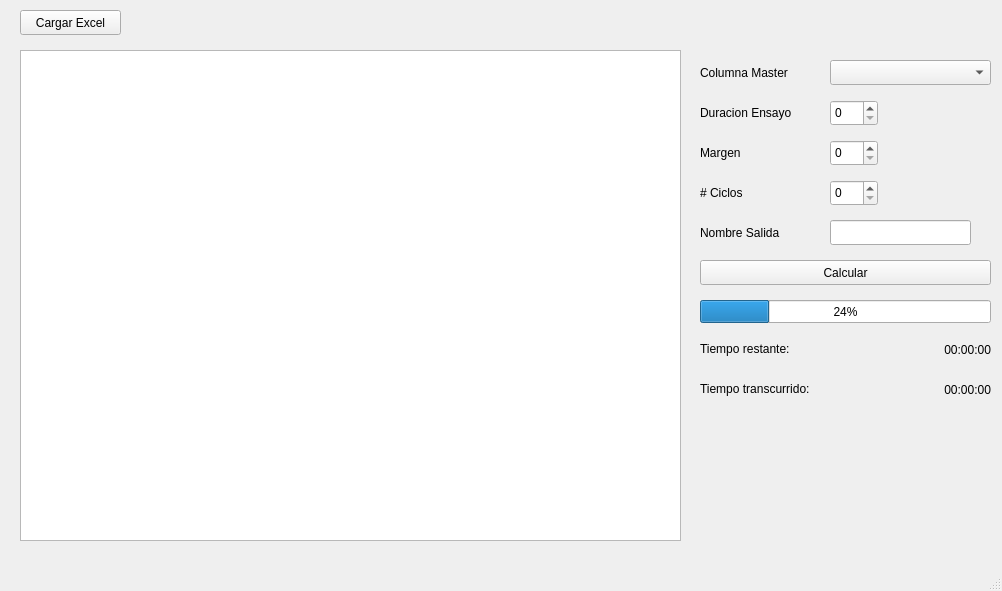
<?xml version="1.0" encoding="UTF-8"?>
<ui version="4.0">
 <class>MainWindow</class>
 <widget class="QMainWindow" name="MainWindow">
  <property name="geometry">
   <rect>
    <x>0</x>
    <y>0</y>
    <width>1002</width>
    <height>591</height>
   </rect>
  </property>
  <property name="windowTitle">
   <string>Ensayator</string>
  </property>
  <widget class="QWidget" name="centralwidget">
   <widget class="QPushButton" name="btnLoadFile">
    <property name="geometry">
     <rect>
      <x>20</x>
      <y>10</y>
      <width>101</width>
      <height>25</height>
     </rect>
    </property>
    <property name="text">
     <string>Cargar Excel</string>
    </property>
   </widget>
   <widget class="QLabel" name="lblFilePath">
    <property name="geometry">
     <rect>
      <x>140</x>
      <y>10</y>
      <width>631</width>
      <height>25</height>
     </rect>
    </property>
    <property name="text">
     <string/>
    </property>
   </widget>
   <widget class="QTableView" name="tblPreview">
    <property name="geometry">
     <rect>
      <x>20</x>
      <y>50</y>
      <width>661</width>
      <height>491</height>
     </rect>
    </property>
   </widget>
   <widget class="QComboBox" name="cbSelectColumn">
    <property name="geometry">
     <rect>
      <x>830</x>
      <y>60</y>
      <width>161</width>
      <height>25</height>
     </rect>
    </property>
   </widget>
   <widget class="QLabel" name="label_2">
    <property name="geometry">
     <rect>
      <x>700</x>
      <y>60</y>
      <width>121</width>
      <height>25</height>
     </rect>
    </property>
    <property name="text">
     <string>Columna Master</string>
    </property>
   </widget>
   <widget class="QLabel" name="label_3">
    <property name="geometry">
     <rect>
      <x>700</x>
      <y>100</y>
      <width>121</width>
      <height>25</height>
     </rect>
    </property>
    <property name="text">
     <string>Duracion Ensayo</string>
    </property>
   </widget>
   <widget class="QLabel" name="label_4">
    <property name="geometry">
     <rect>
      <x>700</x>
      <y>140</y>
      <width>121</width>
      <height>25</height>
     </rect>
    </property>
    <property name="text">
     <string>Margen </string>
    </property>
   </widget>
   <widget class="QPushButton" name="btnCalc">
    <property name="geometry">
     <rect>
      <x>700</x>
      <y>260</y>
      <width>291</width>
      <height>25</height>
     </rect>
    </property>
    <property name="text">
     <string>Calcular</string>
    </property>
   </widget>
   <widget class="QProgressBar" name="pbProgress">
    <property name="geometry">
     <rect>
      <x>700</x>
      <y>300</y>
      <width>291</width>
      <height>23</height>
     </rect>
    </property>
    <property name="value">
     <number>24</number>
    </property>
   </widget>
   <widget class="QLabel" name="label_5">
    <property name="geometry">
     <rect>
      <x>700</x>
      <y>180</y>
      <width>121</width>
      <height>25</height>
     </rect>
    </property>
    <property name="text">
     <string># Ciclos</string>
    </property>
   </widget>
   <widget class="QSpinBox" name="sbCycles">
    <property name="geometry">
     <rect>
      <x>830</x>
      <y>180</y>
      <width>48</width>
      <height>26</height>
     </rect>
    </property>
   </widget>
   <widget class="QSpinBox" name="sbDuration">
    <property name="geometry">
     <rect>
      <x>830</x>
      <y>100</y>
      <width>48</width>
      <height>26</height>
     </rect>
    </property>
   </widget>
   <widget class="QSpinBox" name="sbOffset">
    <property name="geometry">
     <rect>
      <x>830</x>
      <y>140</y>
      <width>48</width>
      <height>26</height>
     </rect>
    </property>
   </widget>
   <widget class="QLineEdit" name="txtOutName">
    <property name="geometry">
     <rect>
      <x>830</x>
      <y>220</y>
      <width>141</width>
      <height>25</height>
     </rect>
    </property>
   </widget>
   <widget class="QLabel" name="label_6">
    <property name="geometry">
     <rect>
      <x>700</x>
      <y>220</y>
      <width>121</width>
      <height>25</height>
     </rect>
    </property>
    <property name="text">
     <string>Nombre Salida</string>
    </property>
   </widget>
   <widget class="QLabel" name="lblEta">
    <property name="geometry">
     <rect>
      <x>910</x>
      <y>340</y>
      <width>81</width>
      <height>20</height>
     </rect>
    </property>
    <property name="text">
     <string>00:00:00</string>
    </property>
    <property name="alignment">
     <set>Qt::AlignRight|Qt::AlignTrailing|Qt::AlignVCenter</set>
    </property>
   </widget>
   <widget class="QLabel" name="lblEtaTitle">
    <property name="geometry">
     <rect>
      <x>700</x>
      <y>340</y>
      <width>171</width>
      <height>17</height>
     </rect>
    </property>
    <property name="text">
     <string>Tiempo restante:</string>
    </property>
   </widget>
   <widget class="QLabel" name="lblDuration">
    <property name="geometry">
     <rect>
      <x>910</x>
      <y>380</y>
      <width>81</width>
      <height>20</height>
     </rect>
    </property>
    <property name="text">
     <string>00:00:00</string>
    </property>
    <property name="alignment">
     <set>Qt::AlignRight|Qt::AlignTrailing|Qt::AlignVCenter</set>
    </property>
   </widget>
   <widget class="QLabel" name="lblDurationTitle">
    <property name="geometry">
     <rect>
      <x>700</x>
      <y>380</y>
      <width>171</width>
      <height>17</height>
     </rect>
    </property>
    <property name="text">
     <string>Tiempo transcurrido:</string>
    </property>
   </widget>
  </widget>
  <widget class="QMenuBar" name="menubar">
   <property name="geometry">
    <rect>
     <x>0</x>
     <y>0</y>
     <width>1002</width>
     <height>22</height>
    </rect>
   </property>
  </widget>
  <widget class="QStatusBar" name="statusbar"/>
 </widget>
 <tabstops>
  <tabstop>btnLoadFile</tabstop>
  <tabstop>cbSelectColumn</tabstop>
  <tabstop>sbDuration</tabstop>
  <tabstop>sbOffset</tabstop>
  <tabstop>sbCycles</tabstop>
  <tabstop>txtOutName</tabstop>
  <tabstop>btnCalc</tabstop>
  <tabstop>tblPreview</tabstop>
 </tabstops>
 <resources/>
 <connections/>
</ui>
